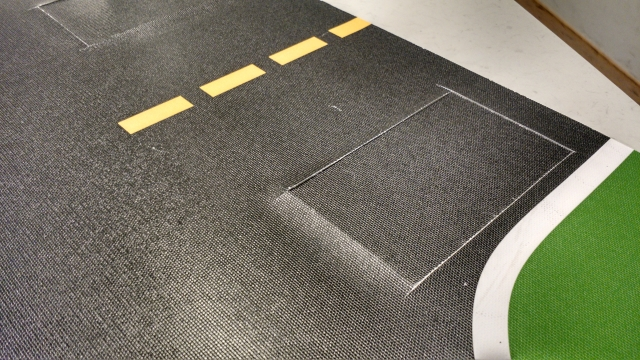
#> input picture Advanced-Lane-Finding-master/test_images2/test6.jpg, 640 x 360 px; the run also reads 5 pictures not shown here
$ jupyter execute --allow-errors Lane_Finding_2.ipynb   (older library calls are emulated)
#> lines starting #> are read from the running program, lines starting #| are printed output that depends on the picture; after the words box and inside, x2 and y2 are one past the last pixel; in counts of white or black regions, pixels touching at a corner belong together
[cell 1]
import numpy as np
import cv2
import glob
import matplotlib.pyplot as plt
import matplotlib.image as mpimg
#from moviepy.editor import VideoFileClip
from collections import deque

def binary_threshold(img, low, high):
    if len(img.shape) == 2:
        output = np.zeros_like(img)
        mask = (img >= low) & (img <= high)

    elif len(img.shape) == 3:
        output = np.zeros_like(img[:,:,0])
        mask = (img[:,:,0] >= low[0]) & (img[:,:,0] <= high[0]) \
            & (img[:,:,1] >= low[1]) & (img[:,:,1] <= high[1]) \
            & (img[:,:,2] >= low[2]) & (img[:,:,2] <= high[2])

    output[mask] = 1
    return output

def pipeline_threshold(img, visualise=False):

    ### LAB color space
    lab = cv2.cvtColor(img, cv2.COLOR_RGB2LAB)
    L = lab[:,:,0]
    L_max, L_mean = np.max(L), np.mean(L)
    B = lab[:,:,2]
    B_max, B_mean = np.max(B), np.mean(B)

    # YELLOW
    L_adapt_yellow = max(80, int(L_max * 0.45))
    B_adapt_yellow =  max(int(B_max * 0.70), int(B_mean * 1.2))
    lab_low_yellow = np.array((L_adapt_yellow, 120, B_adapt_yellow))
    lab_high_yellow = np.array((255, 145, 255))

    lab_yellow = binary_threshold(lab, lab_low_yellow, lab_high_yellow)
    lab_binary =lab_yellow

    ### HSV color space
    hsv = cv2.cvtColor(img, cv2.COLOR_RGB2HSV)
    H = hsv[:,:,0]
    H_max, H_mean = np.max(H), np.mean(H)
    S = hsv[:,:,1]
    S_max, S_mean = np.max(S), np.mean(S)
    V = hsv[:,:,2]
    V_max, V_mean = np.max(V), np.mean(V)

    # YELLOW
    S_adapt_yellow =  max(int(S_max * 0.25), int(S_mean * 1.75))
    V_adapt_yellow =  max(50, int(V_mean * 1.25))
    hsv_low_yellow = np.array((15, S_adapt_yellow, V_adapt_yellow))

    hsv_high_yellow = np.array((30, 255, 255))
    hsv_yellow = binary_threshold(hsv, hsv_low_yellow, hsv_high_yellow)

    # WHITE
    V_adapt_white = max(150, int(V_max * 0.8),int(V_mean * 1.25))
    hsv_low_white = np.array((0, 0, V_adapt_white))
    hsv_high_white = np.array((255, 40, 220))

    hsv_white = binary_threshold(hsv, hsv_low_white, hsv_high_white)

    hsv_binary = hsv_yellow | hsv_white

    ### HLS color space
    hls = cv2.cvtColor(img, cv2.COLOR_RGB2HLS)
    L = hls[:,:,1]
    L_max, L_mean = np.max(L), np.mean(L)
    S = hls[:,:,2]
    S_max, S_mean = np.max(S), np.mean(S)

    # YELLOW
    L_adapt_yellow = max(80, int(L_mean * 1.25))
    S_adapt_yellow = max(int(S_max * 0.25), int(S_mean * 1.75))
    hls_low_yellow = np.array((15, L_adapt_yellow, S_adapt_yellow))
    hls_high_yellow = np.array((30, 255, 255))

    hls_yellow = binary_threshold(hls, hls_low_yellow, hls_high_yellow)

    # WHITE
    L_adapt_white =  max(160, int(L_max *0.8),int(L_mean * 1.25))
    hls_low_white = np.array((0, L_adapt_white,  0))
    hls_high_white = np.array((255, 255, 255))

    hls_white = binary_threshold(hls, hls_low_white, hls_high_white)

    hls_binary = hls_yellow | hls_white

    ### R color channel (WHITE)
    R = img[:,:,0]
    R_max, R_mean = np.max(R), np.mean(R)

    R_low_white = min(max(150, int(R_max * 0.55), int(R_mean * 1.95)),230)
    R_binary = binary_threshold(R, R_low_white, 255)

    combined = np.asarray(R_binary + lab_binary + hls_binary + hsv_binary, dtype=np.uint8)

    combined[combined < 2] = 0
    combined[combined >= 2] = 1
    #kernel_size = 5
    #combined = cv2.GaussianBlur(combined, (kernel_size, kernel_size), 0)

    return  combined

def perspective_transform(img):
    h,w = img.shape[:2]
    rows, cols = img.shape[:2]


    src = np.float32([[cols*0.01, rows*0.98],[cols*0.1, rows*0.12],
                      [cols*0.8, rows*0.12],[cols*0.99, rows*0.98]])


    dst = np.float32([[50, img.shape[0]], [50, 0],
                      [550, 0], [550, img.shape[0]]])


    M = cv2.getPerspectiveTransform(src, dst)
    Minv = cv2.getPerspectiveTransform(dst, src)
    warped = cv2.warpPerspective(img, M, (w,h), flags=cv2.INTER_LINEAR)
    return warped, M, Minv, src

def perspective_transform_helper(img):
    warped,_,_,_ = perspective_transform(img)
    return warped


def create_xy_for_plotting(height, left_fit, right_fit):
    ploty = np.linspace(0, height-1, height)
    left_fitx = left_fit[0]*ploty**2 + left_fit[1]*ploty + left_fit[2]
    right_fitx = right_fit[0]*ploty**2 + right_fit[1]*ploty + right_fit[2]
    return ploty, left_fitx, right_fitx

def sliding_window_polynomial_fit(binary_warped, show_image=False, nwindows = 19):

    histogram = np.sum(binary_warped[binary_warped.shape[0]//2:,:], axis=0)

    midpoint = np.int(histogram.shape[0]//2)
    leftx_base = np.argmax(histogram[:midpoint])
    rightx_base = np.argmax(histogram[midpoint:]) + midpoint

    window_height = np.int(binary_warped.shape[0]/nwindows)
    nonzero = binary_warped.nonzero()
    nonzeroy = np.array(nonzero[0])
    nonzerox = np.array(nonzero[1])
    leftx_current = leftx_base
    rightx_current = rightx_base
    margin = 100
    minpix = 50
    left_lane_inds = []
    right_lane_inds = []

    for window in range(nwindows):
        win_y_low = binary_warped.shape[0] - (window+1)*window_height
        win_y_high = binary_warped.shape[0] - window*window_height
        win_xleft_low = leftx_current - margin
        win_xleft_high = leftx_current + margin
        win_xright_low = rightx_current - margin
        win_xright_high = rightx_current + margin

        good_left_inds = ((nonzeroy >= win_y_low) & (nonzeroy < win_y_high) &
        (nonzerox >= win_xleft_low) &  (nonzerox < win_xleft_high)).nonzero()[0]
        good_right_inds = ((nonzeroy >= win_y_low) & (nonzeroy < win_y_high) &
        (nonzerox >= win_xright_low) &  (nonzerox < win_xright_high)).nonzero()[0]
        left_lane_inds.append(good_left_inds)
        right_lane_inds.append(good_right_inds)
        if len(good_left_inds) > minpix:
            leftx_current = np.int(np.mean(nonzerox[good_left_inds]))
        if len(good_right_inds) > minpix:
            rightx_current = np.int(np.mean(nonzerox[good_right_inds]))

    left_lane_inds = np.concatenate(left_lane_inds)
    right_lane_inds = np.concatenate(right_lane_inds)

    leftx = nonzerox[left_lane_inds]
    lefty = nonzeroy[left_lane_inds]
    rightx = nonzerox[right_lane_inds]
    righty = nonzeroy[right_lane_inds]

    left_fit, right_fit = (None, None)
    if len(leftx) != 0:
        left_fit = np.polyfit(lefty, leftx, 2)
    if len(rightx) != 0:
        right_fit = np.polyfit(righty, rightx, 2)

    if left_fit is not None and right_fit is not None:
        ploty, left_fitx, right_fitx = create_xy_for_plotting(binary_warped.shape[0], left_fit, right_fit)

    return left_fit, right_fit


def polynomialfit_from_previous(binary_warped, left_fit_prev, right_fit_prev):
    left_fit, right_fit = (None, None)
    if left_fit_prev is None or right_fit_prev is None:
        return left_fit, right_fit

    nonzero = binary_warped.nonzero()
    nonzeroy = np.array(nonzero[0])
    nonzerox = np.array(nonzero[1])
    margin = 100
    left_lane_inds = ((nonzerox > (left_fit_prev[0]*(nonzeroy**2) + left_fit_prev[1]*nonzeroy +
    left_fit_prev[2] - margin)) & (nonzerox < (left_fit_prev[0]*(nonzeroy**2) +
    left_fit_prev[1]*nonzeroy + left_fit_prev[2] + margin)))

    right_lane_inds = ((nonzerox > (right_fit_prev[0]*(nonzeroy**2) + right_fit_prev[1]*nonzeroy +
    right_fit_prev[2] - margin)) & (nonzerox < (right_fit_prev[0]*(nonzeroy**2) +
    right_fit_prev[1]*nonzeroy + right_fit_prev[2] + margin)))


    leftx = nonzerox[left_lane_inds]
    lefty = nonzeroy[left_lane_inds]
    rightx = nonzerox[right_lane_inds]
    righty = nonzeroy[right_lane_inds]


    if len(leftx) != 0:
        left_fit = np.polyfit(lefty, leftx, 2)
    if len(rightx) != 0:
        right_fit = np.polyfit(righty, rightx, 2)
    return left_fit, right_fit


def get_curvature(width, ploty, left_fitx, right_fitx):

    ym_per_pix = 0.5/600 # meters per pixel in y dimension
    xm_per_pix = 0.15/320 # meters per pixel in x dimension


    y_eval = np.max(ploty)


    left_fit_cr = np.polyfit(ploty*ym_per_pix, left_fitx*xm_per_pix, 2)
    right_fit_cr = np.polyfit(ploty*ym_per_pix, right_fitx*xm_per_pix, 2)


    radius_left_lane =  ((1 + (2*left_fit_cr[0] *y_eval*ym_per_pix + left_fit_cr[1])**2) **1.5)/np.absolute(2*left_fit_cr[0])
    radius_right_lane = ((1 + (2*right_fit_cr[0]*y_eval*ym_per_pix + right_fit_cr[1])**2)**1.5)/np.absolute(2*right_fit_cr[0])

    car_position = width / 2
    lane_center = (left_fitx[359] + right_fitx[359]) / 2

    vehicle_offset = (lane_center-car_position)*xm_per_pix

    radius_of_curvature = np.mean([radius_left_lane, radius_right_lane])
    return radius_of_curvature, vehicle_offset

def draw_lane_quadrilateral(undist, warped, Minv, left_fit, right_fit):
    warp_zero = np.zeros_like(warped).astype(np.uint8)
    color_warp = np.dstack((warp_zero, warp_zero, warp_zero))
    ploty, left_fitx, right_fitx = create_xy_for_plotting(warped.shape[0], left_fit, right_fit)


    pts_left = np.array([np.transpose(np.vstack([left_fitx, ploty]))])
    pts_right = np.array([np.flipud(np.transpose(np.vstack([right_fitx, ploty])))])
    pts = np.hstack((pts_left, pts_right))


    cv2.fillPoly(color_warp, np.int_([pts]), (0,255, 0))


    newwarp = cv2.warpPerspective(color_warp, Minv, (warped.shape[1], warped.shape[0]))

    result = cv2.addWeighted(undist, 1, newwarp, 0.3, 0)

    radius_of_curvature, vehicle_offset = get_curvature(warped.shape[1], ploty, left_fitx, right_fitx)
    return result, radius_of_curvature, vehicle_offset
    #return radius_of_curvature, vehicle_offset
    #return result, left_fit, right_fit

"""def pipeline_to_process_image(image, left_fit_prev=None, right_fit_prev=None):
    warped, _, Minv, _ = perspective_transform(pipeline_threshold(image))
    left_fit, right_fit = polynomialfit_from_previous(warped, left_fit_prev, right_fit_prev)
    if left_fit is None or right_fit is None:
        print("None")
        left_fit, right_fit = sliding_window_polynomial_fit(warped, show_image=False)
    if left_fit is not None and right_fit is not None:
        print("Not None")
        return draw_lane_quadrilateral(image, warped, Minv, left_fit, right_fit)
    print("prank")
    return image, left_fit, """
left_fit_prev=None
right_fit_prev=None
image = mpimg.imread('test_images2/test6.jpg')
#> image is the input picture: shape (360, 640, 3); mean R, G, B 117.3, 115.2, 99.2
warped, _, Minv, _ = perspective_transform(pipeline_threshold(image))
#> in pipeline_threshold, `L_max, L_mean = np.max(L), np.mean(L)`: L_max = 253; L_mean = 122
#> in pipeline_threshold, `B = lab[:,:,2]`:
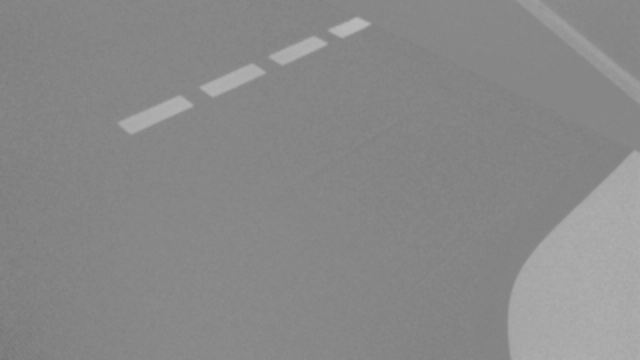
#> B: shape (360, 640); min 119, max 185, mean 137.1
#> in pipeline_threshold, `B_max, B_mean = np.max(B), np.mean(B)`: B_max = 185; B_mean = 137.1
#> in pipeline_threshold, `L_adapt_yellow = max(80, int(L_max * 0.45))`: L_adapt_yellow = 113
#> in pipeline_threshold, `B_adapt_yellow =  max(int(B_max * 0.70), int(B_mean * 1.2))`: B_adapt_yellow = 164
#> in pipeline_threshold, `lab_low_yellow = np.array((L_adapt_yellow, 120, B_adapt_yellow))`: lab_low_yellow = [113, 120, 164]
#> in pipeline_threshold, `H = hsv[:,:,0]`:
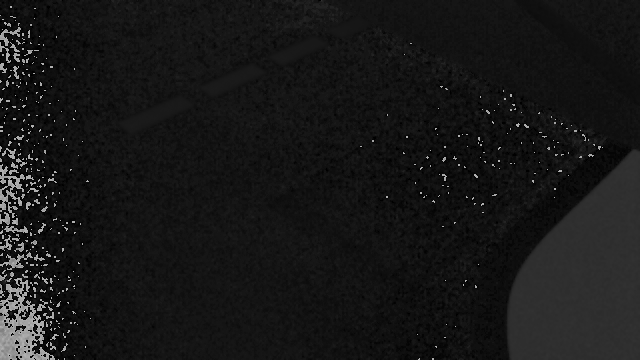
#> H: shape (360, 640); min 0, max 177, mean 23.2
#> in pipeline_threshold, `H_max, H_mean = np.max(H), np.mean(H)`: H_max = 177; H_mean = 23.21
#> in pipeline_threshold, `S = hsv[:,:,1]`:
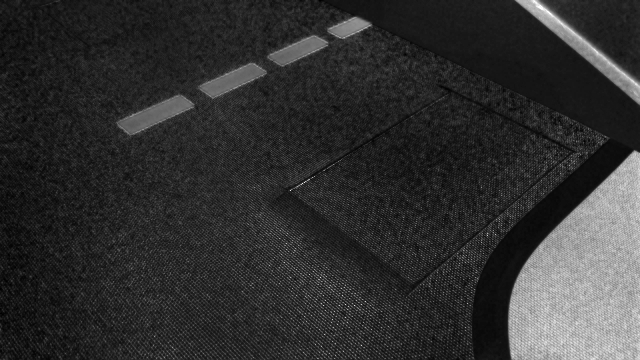
#> S: shape (360, 640); min 0, max 255, mean 48.3
#> in pipeline_threshold, `S_max, S_mean = np.max(S), np.mean(S)`: S_max = 255; S_mean = 48.28
#> in pipeline_threshold, `V_max, V_mean = np.max(V), np.mean(V)`: V_max = 255; V_mean = 121.3
#> in pipeline_threshold, `S_adapt_yellow =  max(int(S_max * 0.25), int(S_mean * 1.75))`: S_adapt_yellow = 84
#> in pipeline_threshold, `V_adapt_yellow =  max(50, int(V_mean * 1.25))`: V_adapt_yellow = 151
#> in pipeline_threshold, `hsv_low_yellow = np.array((15, S_adapt_yellow, V_adapt_yellow))`: hsv_low_yellow = [15, 84, 151]
#> in binary_threshold (call 2), `mask = (img[:,:,0] >= low[0]) & (img[:,:,0] <= high[0]) \ & (img[:,:,1..`:
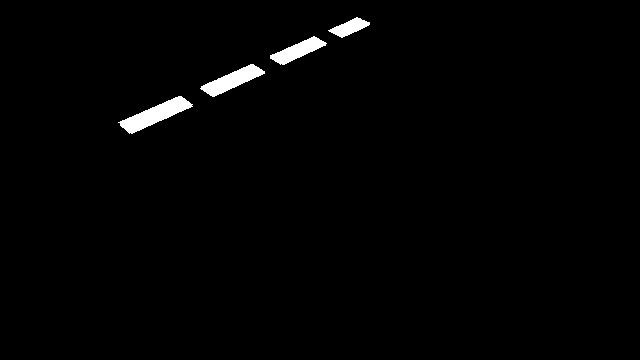
#> mask: shape (360, 640) bool; 1.3% white; 4 white regions, box (x1, y1, x2, y2) and area: (118, 96, 193, 134) 1088, (200, 64, 265, 97) 865, (270, 36, 327, 65) 692, (328, 17, 370, 38) 421
#> in pipeline_threshold, `V_adapt_white = max(150, int(V_max * 0.8),int(V_mean * 1.25))`: V_adapt_white = 204
#> in pipeline_threshold, `hsv_low_white = np.array((0, 0, V_adapt_white))`: hsv_low_white = [0, 0, 204]
#> in pipeline_threshold, `L = hls[:,:,1]`:
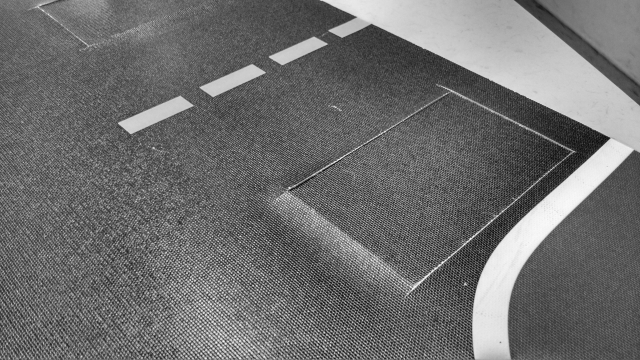
#> L: shape (360, 640); min 7, max 250, mean 110.4
#> in pipeline_threshold, `L_max, L_mean = np.max(L), np.mean(L)`: L_max = 250; L_mean = 110.4
#> in pipeline_threshold, `S = hls[:,:,2]`:
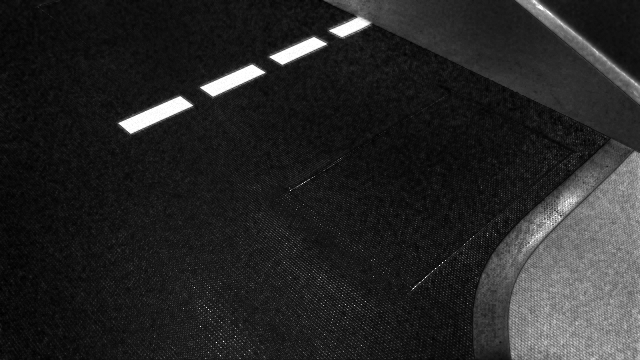
#> S: shape (360, 640); min 0, max 255, mean 38
#> in pipeline_threshold, `S_max, S_mean = np.max(S), np.mean(S)`: S_mean = 38.02
#> in pipeline_threshold, `L_adapt_yellow = max(80, int(L_mean * 1.25))`: L_adapt_yellow = 137
#> in pipeline_threshold, `S_adapt_yellow = max(int(S_max * 0.25), int(S_mean * 1.75))`: S_adapt_yellow = 66
#> in pipeline_threshold, `hls_low_yellow = np.array((15, L_adapt_yellow, S_adapt_yellow))`: hls_low_yellow = [15, 137, 66]
#> in pipeline_threshold, `L_adapt_white =  max(160, int(L_max *0.8),int(L_mean * 1.25))`: L_adapt_white = 200
#> in pipeline_threshold, `hls_low_white = np.array((0, L_adapt_white,  0))`: hls_low_white = [0, 200, 0]
#> in pipeline_threshold, `R = img[:,:,0]`:
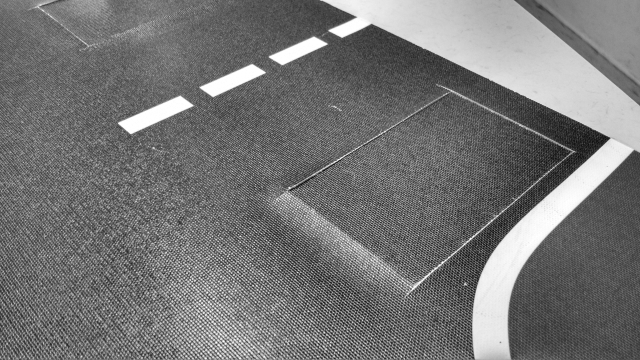
#> R: shape (360, 640); min 11, max 255, mean 117.3
#> in pipeline_threshold, `R_max, R_mean = np.max(R), np.mean(R)`: R_max = 255; R_mean = 117.3
#> in pipeline_threshold, `R_low_white = min(max(150, int(R_max * 0.55), int(R_mean * 1.95)),230)`: R_low_white = 228
#> in pipeline_threshold, `combined[combined >= 2] = 1`:
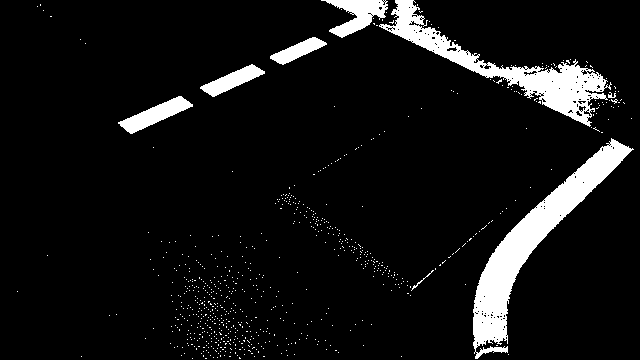
#> combined: shape (360, 640); values 0 (black) and 1 (white), 7.8% white; 739 white regions (731 under 20 px), largest, box (x1, y1, x2, y2) and area: (473, 138, 634, 359) 7389, (379, 0, 612, 127) 5682, (321, 0, 388, 38) 1206
#> in perspective_transform, `h,w = img.shape[:2]`: h = 360; w = 640
#> in perspective_transform, `warped = cv2.warpPerspective(img, M, (w,h), flags=cv2.INTER_LINEAR)`:
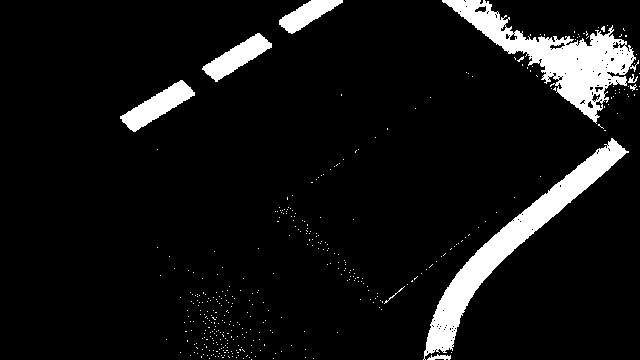
#> warped: shape (360, 640); values 0 (black) and 1 (white), 7.9% white; 397 white regions (388 under 20 px), largest, box (x1, y1, x2, y2) and area: (442, 0, 639, 124) 6957, (423, 138, 629, 360) 6764, (120, 80, 195, 132) 1499
#> Minv = [[0.896, -0.165, 19.2], [0, 0.58, 43.2], [0, -0.000794, 1]]
left_fit, right_fit = polynomialfit_from_previous(warped, left_fit_prev, right_fit_prev)
if left_fit is None or right_fit is None:
    print("None")
    left_fit, right_fit = sliding_window_polynomial_fit(warped, show_image=False)
#> in sliding_window_polynomial_fit, `histogram = np.sum(binary_warped[binary_warped.shape[0]//2:,:], axis=0)`: histogram = 640 values, max 70 at index 450, min 0 at index 0, mean 9.54
#> in sliding_window_polynomial_fit, `leftx_base = np.argmax(histogram[:midpoint])`: leftx_base = 213
#> in sliding_window_polynomial_fit, `rightx_base = np.argmax(histogram[midpoint:]) + midpoint`: rightx_base = 450
#> in sliding_window_polynomial_fit, `nonzero = binary_warped.nonzero()`: nonzero = 18255 positions, rows 0 to 359, columns 120 to 639
#> in sliding_window_polynomial_fit, `nonzeroy = np.array(nonzero[0])`: nonzeroy = 18255 values from 0 to 359
#> in sliding_window_polynomial_fit, `nonzerox = np.array(nonzero[1])`: nonzerox = 18255 values, max 639 at index 7504, min 120 at index 10571, mean 464.5
#> in sliding_window_polynomial_fit, `leftx_current = leftx_base`: leftx_current = 213
#> in sliding_window_polynomial_fit, `rightx_current = rightx_base`: rightx_current = 450
#> the loop in sliding_window_polynomial_fit, `for window in range(nwindows):` made 19 passes
#> (win_xleft_low, win_xleft_high, win_xright_low, win_xright_high, leftx_current, rightx_current) on passes 1, 2, 14, 15, 16, 17, 18, 19: (113, 313, 350, 550, 228, 437), (128, 328, 337, 537, 222, 441), (34, 234, 507, 707, 142, 591), (42, 242, 491, 691, 167, 583), (67, 267, 483, 683, 197, 586), (97, 297, 486, 686, 228, 582), (128, 328, 482, 682, 251, 561), (151, 351, 461, 661, 292, 508)
#> after the loop in sliding_window_polynomial_fit, `for window in range(nwindows):`: left_lane_inds = 19 items
#> in sliding_window_polynomial_fit, `left_lane_inds = np.concatenate(left_lane_inds)`: left_lane_inds = 3489 values, max 18240 at index 80, min 1316 at index 3114, mean 7823.2
#> in sliding_window_polynomial_fit, `right_lane_inds = np.concatenate(right_lane_inds)`: right_lane_inds = 13404 values, max 18254 at index 362, min 1352 at index 12659, mean 10284.4
#> in sliding_window_polynomial_fit, `leftx = nonzerox[left_lane_inds]`: leftx = 3489 values, max 321 at index 238, min 120 at index 665, mean 208.4
#> in sliding_window_polynomial_fit, `lefty = nonzeroy[left_lane_inds]`: lefty = 3489 values, max 359 at index 80, min 18 at index 3114, mean 95.03
#> in sliding_window_polynomial_fit, `rightx = nonzerox[right_lane_inds]`: rightx = 13404 values, max 639 at index 7895, min 337 at index 569, mean 538.3
#> in sliding_window_polynomial_fit, `righty = nonzeroy[right_lane_inds]`: righty = 13404 values, max 359 at index 349, min 18 at index 12659, mean 156.7
#> in sliding_window_polynomial_fit, `left_fit = np.polyfit(lefty, leftx, 2)`: left_fit = [0.00568, -2.19, 336.3]
#> in sliding_window_polynomial_fit, `right_fit = np.polyfit(righty, rightx, 2)`: right_fit = [-0.00348, 0.813, 533]
#> in create_xy_for_plotting, `left_fitx = left_fit[0]*ploty**2 + left_fit[1]*ploty + left_fit[2]`: left_fitx = 360 values, max 336.3 at index 0, min 124.7 at index 193, mean 187.1
#> in create_xy_for_plotting, `right_fitx = right_fit[0]*ploty**2 + right_fit[1]*ploty + right_fit[2]`: right_fitx = 360 values, max 580.4 at index 117, min 376.2 at index 359, mean 529.2
#> in sliding_window_polynomial_fit, `ploty, left_fitx, right_fitx = create_xy_for_plotting(binary_warped.sh..`: ploty = 360 values from 0 to 359
#> left_fit = [0.00568, -2.19, 336.3]; right_fit = [-0.00348, 0.813, 533]
if left_fit is not None and right_fit is not None:
    print("Not None")
    result, curvature, offset = draw_lane_quadrilateral(image, warped, Minv, left_fit, right_fit)
#> in draw_lane_quadrilateral, `ploty, left_fitx, right_fitx = create_xy_for_plotting(warped.shape[0],..`: ploty = 360 values from 0 to 359
#> in draw_lane_quadrilateral, `pts_left = np.array([np.transpose(np.vstack([left_fitx, ploty]))])`: pts_left = 360 pairs, first value 124.7 to 336.3, second value 0 to 359
#> in draw_lane_quadrilateral, `pts_right = np.array([np.flipud(np.transpose(np.vstack([right_fitx, pl..`: pts_right = 360 pairs, first value 376.2 to 580.4, second value 0 to 359
#> in draw_lane_quadrilateral, `pts = np.hstack((pts_left, pts_right))`: pts = 720 pairs, first value 124.7 to 580.4, second value 0 to 359
#> in draw_lane_quadrilateral, `newwarp = cv2.warpPerspective(color_warp, Minv, (warped.shape[1], warp..`:
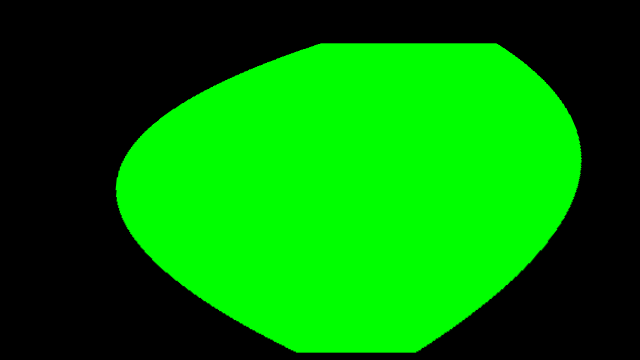
#> newwarp: shape (360, 640, 3); mean of channels 0, 1, 2 0, 121.5, 0; drawn as R, G, B
#> (the rest of the program and of its run is left out)
